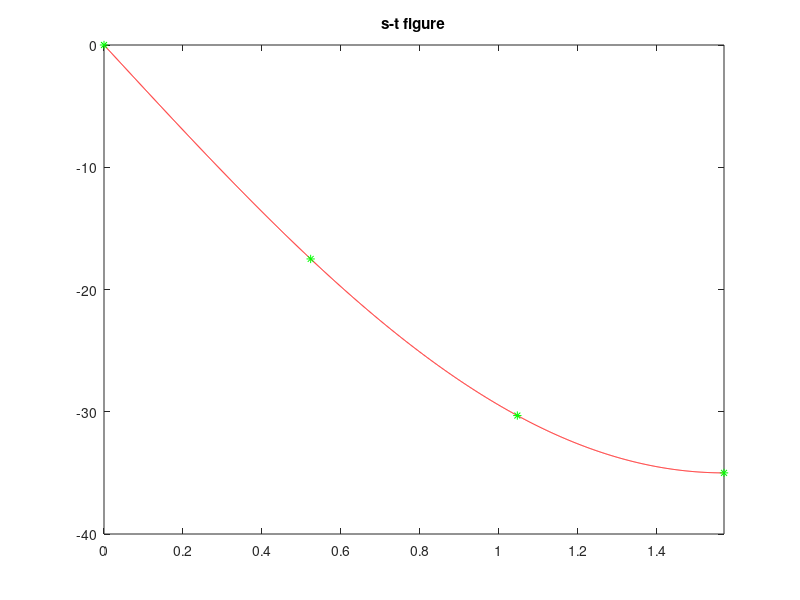
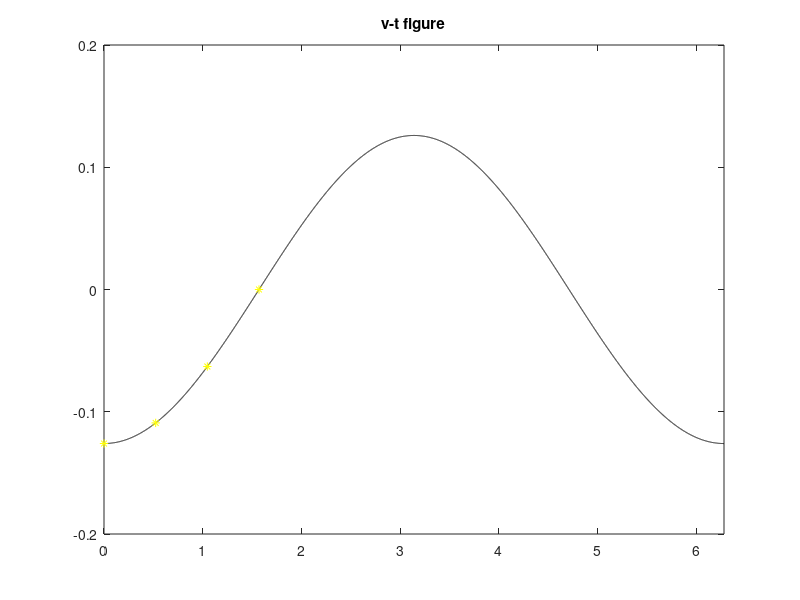
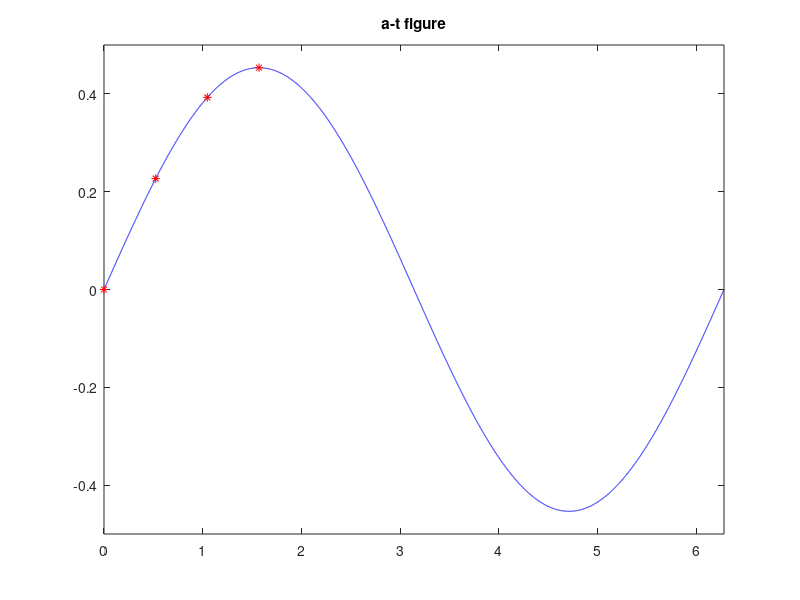

Write the MATLAB code that produced these figures, in order.
clc;
clear;
close all;


theta = linspace(0, 2*pi, 10000); % [0, 90] 
theta0 = 0;
theta30 = pi/6;
theta60 = pi/3;
theta90 = pi/2;

r = 35; % mm
l = 255; % mm
omega = 3.60; % rad/s


%% s, v, a
s = -r .* sin(theta); % mm
s0 = -r .* sin(theta0);
s30 = -r .* sin(theta30);
s60 = -r .* sin(theta60);
s90 = -r .* sin(theta90);

v = -r .* omega .* cos(theta) ./ 1000; % m/s
v0 = -r .* omega .* cos(theta0) ./ 1000; 
v30 = -r .* omega .* cos(theta30) ./ 1000; 
v60 = -r .* omega .* cos(theta60) ./ 1000; 
v90 = -r .* omega .* cos(theta90) ./ 1000;

a = r .* omega.^2 .* sin(theta) ./ 1000; % m/s^2
a0 = r .* omega.^2 .* sin(theta0) ./ 1000; 
a30 = r .* omega.^2 .* sin(theta30) ./ 1000;
a60 = r .* omega.^2 .* sin(theta60) ./ 1000; 
a90 = r .* omega.^2 .* sin(theta90) ./ 1000; 


%$ sketch the curve
figure;

xlabel('theta(rad/s)');
ylabel('s(mm)');

plot(theta, s, 'r');
hold on;
plot(theta0, s0, '*g');
plot(theta30, s30, '*g');
plot(theta60, s60, '*g');
plot(theta90, s90, '*g');
hold off;
axis([0, pi/2, -40, 0]);
title('s-t figure');


figure;

xlabel('theta(rad/s)');
ylabel('v(mm/s)');

plot(theta, v, 'k');
hold on;
plot(theta0, v0, '*y');
plot(theta30, v30, '*y');
plot(theta60, v60, '*y');
plot(theta90, v90, '*y');
hold off;
axis([0, 2*pi, -0.2, 0.2]);
title('v-t figure');

figure;

xlabel('theta(rad/s)');
ylabel('a(m/s^2)');

plot(theta, a, 'b');
hold on;
plot(theta0, a0, '*r');
plot(theta30, a30, '*r');
plot(theta60, a60, '*r');
plot(theta90, a90, '*r');
hold off;
axis([0, 2*pi, -0.5, 0.5]);
title('a-t figure');
